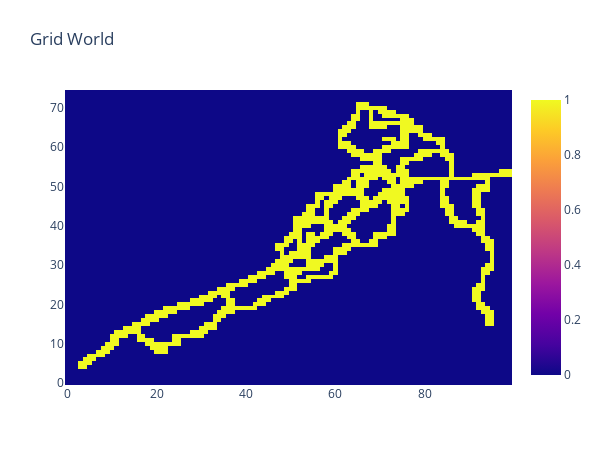

Here is the notebook cell this chart was saved with:
### Code cell
grid_world.ShowGridWorld_Activated()

### Figure 1 — Plotly figure (JSON) as saved in the notebook; plotly's stock layout.template omitted (floating-point values rounded to 4 significant figures; data arrays with more than 128 entries replaced by an {"elided": "..."} marker saying what was removed)
{"data": [{"type": "heatmap", "z": {"elided": "75x100 int values"}}], "layout": {"autosize": false, "height": 450, "margin": {"b": 65, "l": 65, "r": 50, "t": 90}, "title": {"text": "Grid World"}, "width": 600}}
